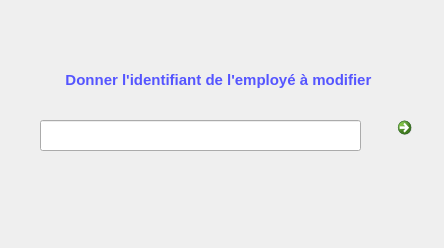
<?xml version="1.0" encoding="UTF-8"?>
<ui version="4.0">
 <class>modifier</class>
 <widget class="QDialog" name="modifier">
  <property name="geometry">
   <rect>
    <x>0</x>
    <y>0</y>
    <width>444</width>
    <height>248</height>
   </rect>
  </property>
  <property name="windowTitle">
   <string>Dialog</string>
  </property>
  <widget class="QLabel" name="label">
   <property name="geometry">
    <rect>
     <x>20</x>
     <y>60</y>
     <width>401</width>
     <height>41</height>
    </rect>
   </property>
   <property name="text">
    <string>&lt;html&gt;&lt;head/&gt;&lt;body&gt;&lt;p align=&quot;center&quot;&gt;&lt;span style=&quot; font-size:11pt; font-weight:600; color:#5555ff;&quot;&gt;Donner l'identifiant de l'employé à modifier &lt;/span&gt;&lt;/p&gt;&lt;/body&gt;&lt;/html&gt;</string>
   </property>
  </widget>
  <widget class="QLabel" name="label_2">
   <property name="geometry">
    <rect>
     <x>-230</x>
     <y>0</y>
     <width>701</width>
     <height>741</height>
    </rect>
   </property>
   <property name="text">
    <string/>
   </property>
   <property name="pixmap">
    <pixmap>../../Desktop/light-blue-background.jpg</pixmap>
   </property>
  </widget>
  <widget class="QLineEdit" name="employe_modif">
   <property name="geometry">
    <rect>
     <x>40</x>
     <y>120</y>
     <width>321</width>
     <height>31</height>
    </rect>
   </property>
  </widget>
  <widget class="QCommandLinkButton" name="commandLinkButton">
   <property name="geometry">
    <rect>
     <x>390</x>
     <y>110</y>
     <width>41</width>
     <height>41</height>
    </rect>
   </property>
   <property name="text">
    <string/>
   </property>
  </widget>
  <zorder>label_2</zorder>
  <zorder>label</zorder>
  <zorder>employe_modif</zorder>
  <zorder>commandLinkButton</zorder>
 </widget>
 <resources/>
 <connections/>
</ui>
